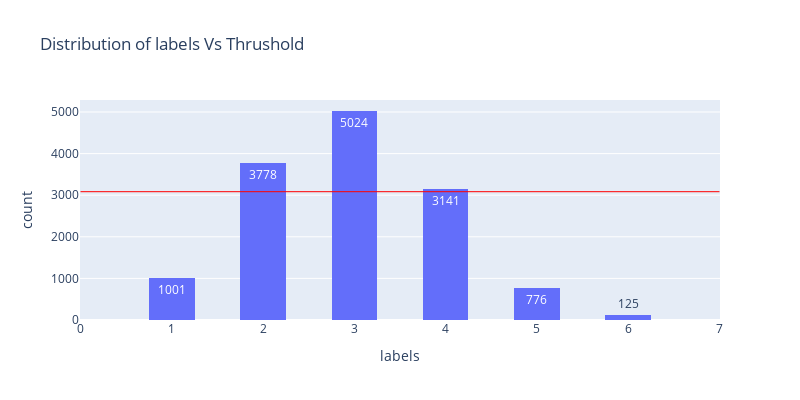

The code cell stored with this chart in its notebook:
### Code cell
fig = px.histogram(df, x='labels', title='Distribution of labels Vs Thrushold', nbins=20, width=800, height=400, text_auto=True)

fig.add_shape(type="line", x0=0, y0=thresholds[0], x1=7, y1=thresholds[0], line=dict(color='red', width=1))
fig.show()

### Figure 1 — Plotly figure (JSON) as saved in the notebook; plotly's stock layout.template omitted (floating-point values rounded to 4 significant figures; data arrays with more than 128 entries replaced by an {"elided": "..."} marker saying what was removed)
{"data": [{"alignmentgroup": "True", "bingroup": "x", "hovertemplate": "labels=%{x}<br>count=%{y}<extra></extra>", "legendgroup": "", "marker": {"color": "#636efa", "pattern": {"shape": ""}}, "name": "", "nbinsx": 20, "offsetgroup": "", "orientation": "v", "showlegend": false, "texttemplate": "%{value}", "type": "histogram", "x": {"elided": "13845 int values"}, "xaxis": "x", "yaxis": "y"}], "layout": {"barmode": "relative", "height": 400, "legend": {"tracegroupgap": 0}, "shapes": [{"line": {"color": "red", "width": 1}, "type": "line", "x0": 0, "x1": 7, "y0": 3084, "y1": 3084}], "title": {"text": "Distribution of labels Vs Thrushold"}, "width": 800, "xaxis": {"anchor": "y", "domain": [0, 1], "title": {"text": "labels"}}, "yaxis": {"anchor": "x", "domain": [0, 1], "title": {"text": "count"}}}}
